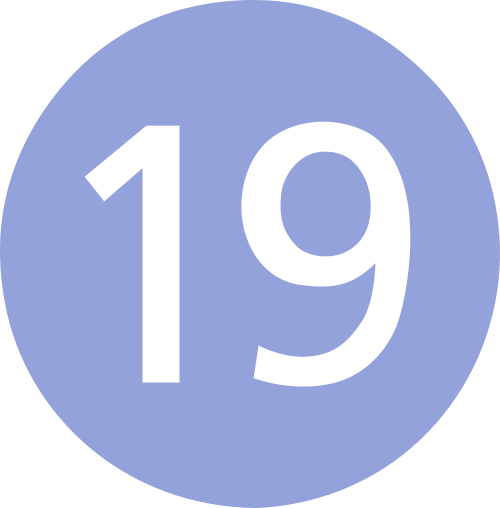
#> input picture chengdu/scripts/line-sign-sources/19.png, 500 x 508 px, given in place of hangzhou-reference-pure.jpg, which was not available
$ python repair-transfer-symbols.py ../../chengdu/scripts/line-sign-sources/19.png
#> lines starting #> are read from the running program, lines starting #| are printed output that depends on the picture
"""Repair only interchange dimensions; retain anchors, labels and user data."""
from pathlib import Path
import hashlib
import json
import sys

ROOT = Path(__file__).resolve().parents[2]
sys.path.insert(0, str(ROOT / 'shenzhen/.ocr-deps'))
sys.path.insert(0, str(ROOT / 'shenzhen/scripts'))
import numpy as np
from PIL import Image
from transfer_symbol_geometry import measure_transfer_symbols

check = '--check' in sys.argv
pending = []
for city in ('hangzhou', 'shaoxing'):
    folder = ROOT / city
    source = folder / f'public/maps/{city}-reference-pure.jpg'
    image = np.asarray(Image.open(source).convert('RGB'))
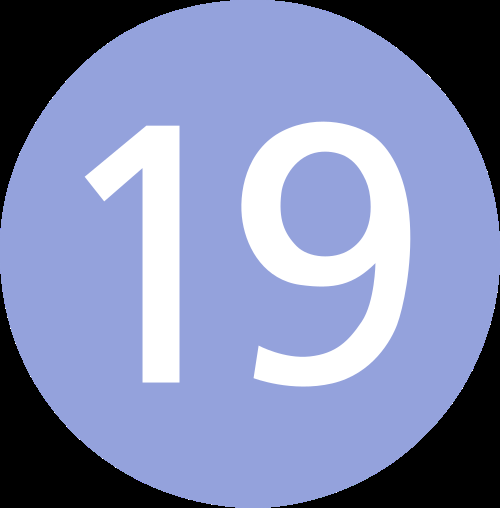
#> image: shape (508, 500, 3); mean R, G, B 130.5, 139.7, 178
    path = folder / 'data/station-symbols.json'
#> (the run stopped early here; a loop or call above may not have finished)

$ run again, on chengdu/scripts/line-sign-sources/27.png
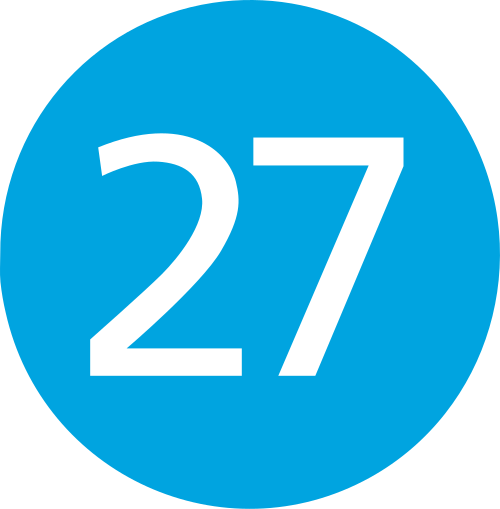
#> input picture chengdu/scripts/line-sign-sources/27.png, 500 x 509 px, given in place of hangzhou-reference-pure.jpg, which was not available
#> `image = np.asarray(Image.open(source).convert('RGB'))`:
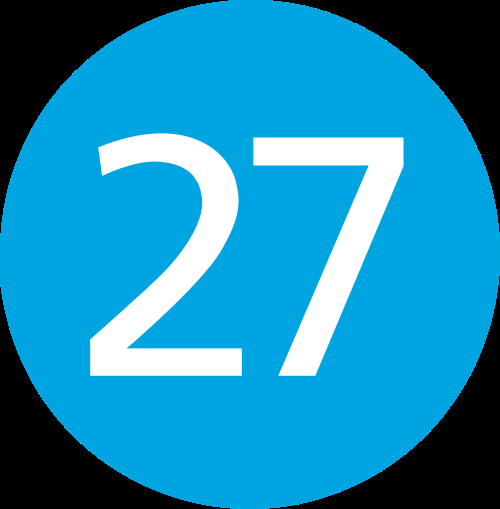
#> image: shape (509, 500, 3); mean R, G, B 26.8, 139.1, 180.3

$ run again, on chengdu/scripts/line-sign-sources/6.png
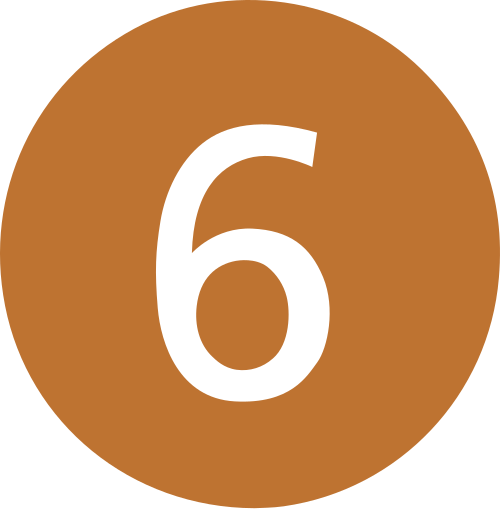
#> input picture chengdu/scripts/line-sign-sources/6.png, 500 x 509 px, given in place of hangzhou-reference-pure.jpg, which was not available
#> `image = np.asarray(Image.open(source).convert('RGB'))`:
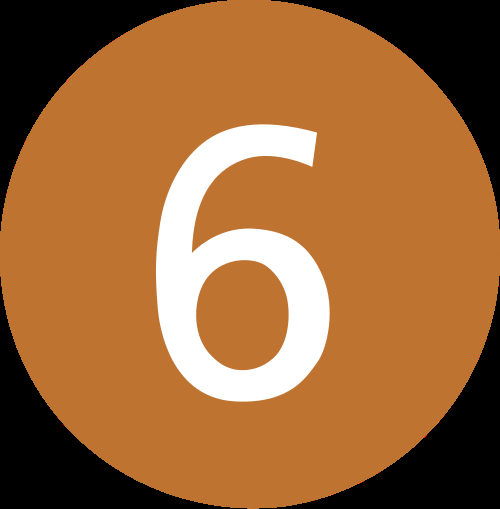
#> image: shape (509, 500, 3); mean R, G, B 155.7, 103.3, 57.3
